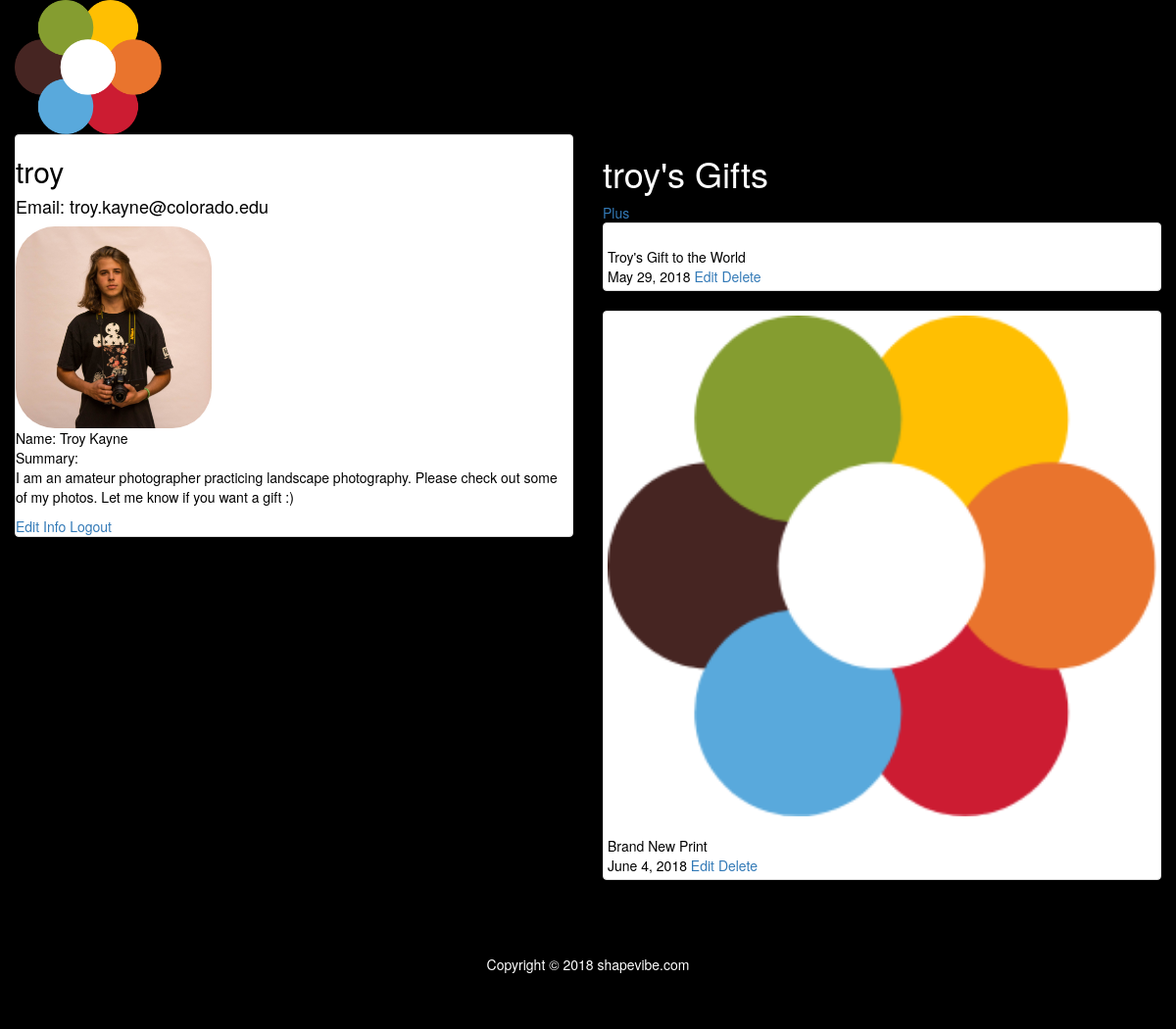
/gifts/profile/ (signed in), run on the app's committed database.
### gift/models.py (models this page shows, shortened)
class Profile(models.Model):
    user = models.OneToOneField(User, on_delete=models.CASCADE)
    first_name = models.CharField(max_length=15, blank=True)
    last_name = models.CharField(max_length=20, blank=True)
    summary = models.TextField(max_length=500, blank=True)
    avatar = models.FileField(upload_to='avatars/', blank=True)

class Gift(models.Model):
    user = models.ForeignKey(settings.AUTH_USER_MODEL, default=1, on_delete=models.CASCADE)
    gift_title = models.CharField(max_length=250)
    gift_description = models.TextField(max_length=2000)
    gift_image = models.FileField(blank=True)
    created_at = models.DateField(default=datetime.date.today)

### gift/views.py (the view)
@login_required
def view_profile(request):
    user = request.user
    gifts_posted_by_user = Gift.objects.filter(user=user)
    return render(request, 'gift/profile.html', {'user': user, 'gifts': gifts_posted_by_user})

### gift/templates/gift/profile.html (shortened to what this page needs)
{% extends 'gift/base.html' %}
{% load static %}
{% block body %}
    <div class="container" style="width:100%;">
        <a href="{% url 'gift:index' %}"><img src="{% static 'gift/img/iconMedium.png' %}" width="150" alt=""></a><br>
        <div class="row">
            <div class="col-sm-6">
                <div class="panel panel-default">
                    <h2>{{user.username}}</h2>
                    <h4>Email: {{user.email}}</h4>
                    {% if user.profile.avatar %}
                        <img src="{{ user.profile.avatar.url }}" alt="" width="200px" style="border-radius:20%">
                    {% else %}
                        <img src="{% static 'gift/img/profile-icon.png' %}" alt="" width="200px">
                    {% endif %}
                    <br>
                    Name: {{user.profile.first_name}} {{ user.profile.last_name }} <br>
                    Summary: <p class="profile-summary">{{user.profile.summary}}</p>
                    <a href="{% url 'gift:update_profile' %}">Edit Info</a>
                    <a href="{% url 'gift:logout_user' %}">Logout</a>
                </div>
            </div>
            <div class="col-sm-6">
                <h1>{{user.username}}'s Gifts</h1>
                <a href="{% url 'gift:create_gift' %}">Plus</a>
                {% for gift in gifts %}
                    <div class="thumbnail post-thumbnail">
                        {% if gift.gift_image %}
                            <a href="{% url 'gift:detail' gift.id %}"><img src="{{gift.gift_image.url}}" class="img-responsive" alt=""></a>
                        {% else %}
                            <a href="{% url 'gift:detail' gift.id %}"><img src="{% static 'gift/img/iconMedium.png' %}" alt=""></a>
                        {% endif %}
                        <br>
                        {{ gift.gift_title }}<br>
                        {{ gift.created_at }}
                        <a href="{% url 'gift:edit_gift' gift.id %}">Edit</a>
                        <a href="{% url 'gift:delete_gift' gift.id %}" onclick="return confirm('Are you sure?')">Delete</a>
                    </div>
                {% endfor %}
            </div>
        </div>
    </div>
{% endblock %}

### gift/static/gift/style.css (style rules this page uses)
html { background:black; color: white; }
body { background: url('img/indexBackground.png'); }
.container { background: black; color: white; width: 100%; }
.panel { color:black; }
.thumbnail { border: 0; background: transparent; }
.post-thumbnail { margin: 0; color: black; background: transparent; border: 0; padding: -10px; }
.post-thumbnail img { width:100%; }
.profile-summary { white-space: pre-wrap; }

### data on the page
Gift: gift_title "Troy's Gift to the World", created_at "May 29, 2018"
Gift: gift_title "Brand New Print", created_at "June 4, 2018"

### other printed values
{{ user.username }} "troy"
{{ user.email }} "troy.kayne@colorado.edu"
{{ user.profile.first_name }} "Troy"
{{ user.profile.last_name }} "Kayne"
{{ user.profile.summary }} "I am an amateur photographer practicing landscape photography. Please check out some of my photos. Let me know if you want a gift :)"
